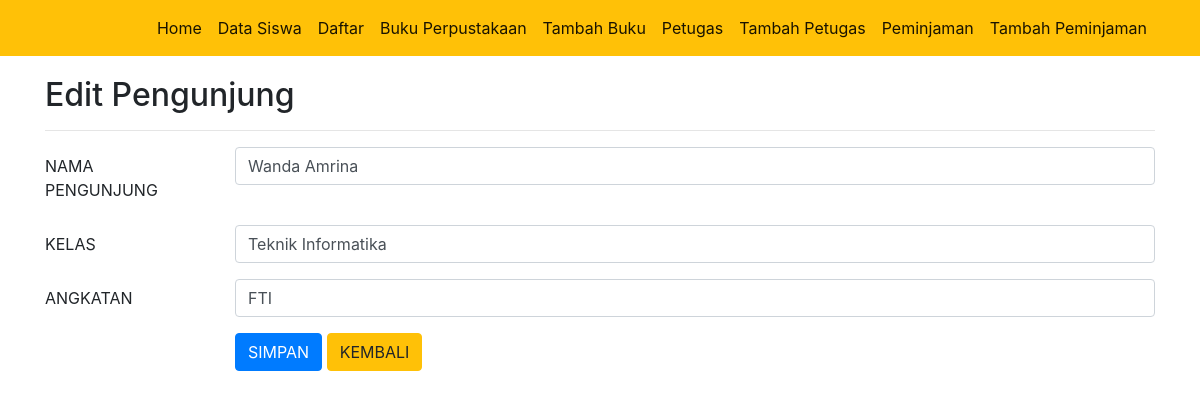
The app's page /edit.php?nim=1800018042 with its own data.
### tables this page shows
CREATE TABLE `pengunjung` (
  `nim` int(15) NOT NULL,
  `nama_pengunjung` varchar(256) NOT NULL,
  `prodi` varchar(256) NOT NULL,
  `fakultas` varchar(256) NOT NULL,
  `id_petugas` int(15) NOT NULL
);

### edit.php (the view, shortened to what this page needs)
<!DOCTYPE html>
<html>
<head>
	<link rel="stylesheet" href="https://stackpath.bootstrapcdn.com/bootstrap/4.1.3/css/bootstrap.min.css">
</head>
<body>
	<?php
	include 'navbar.php';
	?>
	<div class="container" style="margin-top:20px">
		<h2>Edit Pengunjung</h2>
		<hr>
		<?php
		if(isset($_GET['nim'])){
			$nim = $_GET['nim'];
			$select = mysqli_query($coneksi, "SELECT * FROM pengunjung WHERE nim='$nim'") or die(mysqli_error($coneksi));
			if(mysqli_num_rows($select) == 0){
				echo '<div class="alert alert-warning">NIM tidak ada dalam database.</div>';
				exit();
			}else{
				$data = mysqli_fetch_assoc($select);
			}
		}
		?>
		<form action="edit.php?nim=<?php echo $nim; ?>" method="post">
			<div class="form-group row">
				<label class="col-sm-2 col-form-label">NAMA PENGUNJUNG</label>
				<div class="col-sm-10">
					<input type="text" name="nama_pengunjung" class="form-control" value="<?php echo $data['nama_pengunjung']; ?>" required>
				</div>
			</div>
			<div class="form-group row">
				<label class="col-sm-2 col-form-label">KELAS</label>
				<div class="col-sm-10">
				<input type="text" name="prodi" class="form-control" value="<?php echo $data['prodi']; ?>" required>
				</div>
			</div>
			<div class="form-group row">
				<label class="col-sm-2 col-form-label">ANGKATAN</label>
				<div class="col-sm-10">
				<input type="text" name="fakultas" class="form-control" value="<?php echo $data['fakultas']; ?>" required>
				</div>
			</div>
			<div class="form-group row">
				<label class="col-sm-2 col-form-label">&nbsp;</label>
				<div class="col-sm-10">
					<input type="submit" name="submit" class="btn btn-primary" value="SIMPAN">
					<a href="index.php" class="btn btn-warning">KEMBALI</a>
				</div>
			</div>
		</form>
	</div>
</body>
</html>

### records on screen
pengunjung: nama_pengunjung "Wanda Amrina", prodi "Teknik Informatika", fakultas "FTI"
